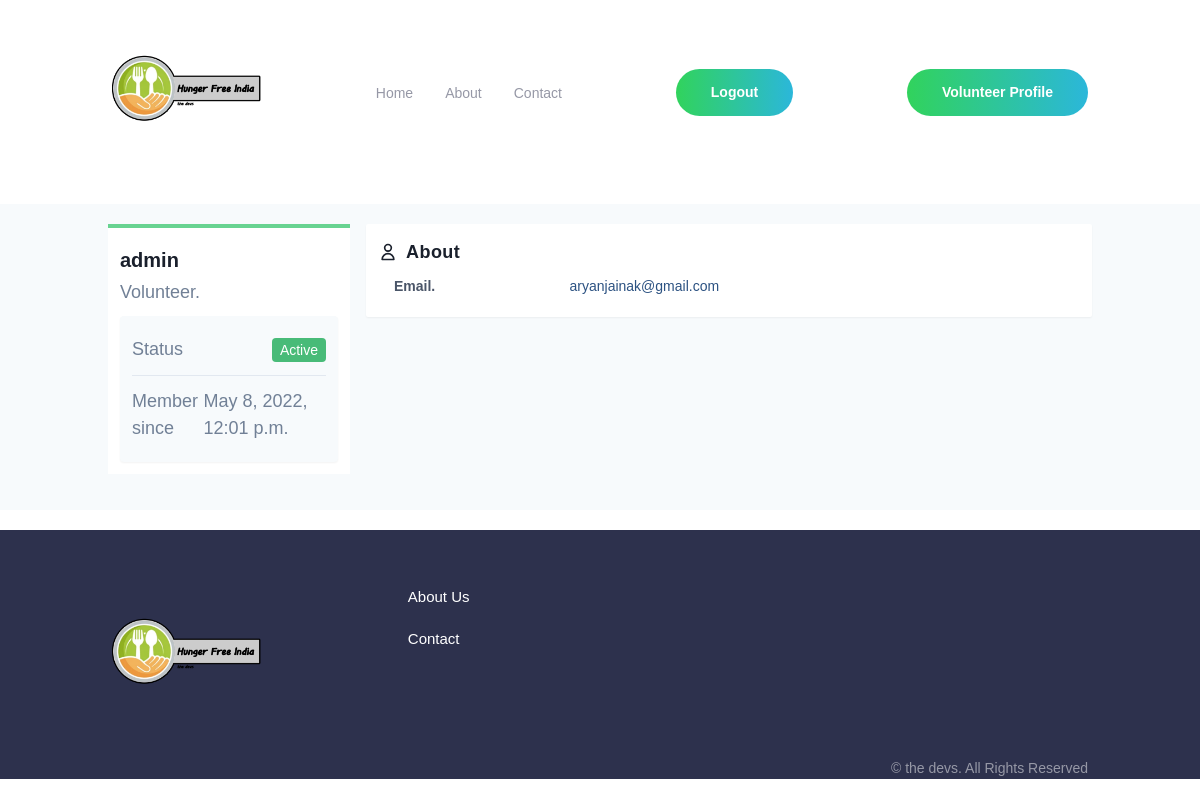
/accounts/profile/1 (signed in), run on the app's committed database.
### users/models.py (models this page shows, shortened)
class Profile (models.Model):
    user=models.OneToOneField(User,on_delete=models.CASCADE)
    about=models.CharField(max_length=200,blank=True)
    image=models.ImageField(default='default.jpeg',upload_to='Profile_Pics',blank=True,null=True,validators=[validate_image_file_extension])

### users/views.py (the view)
# urls.py: path('profile/<int:user_id>', views.profile, name='profile'),
@login_required
def profile(request,user_id):
    profile=get_object_or_404(Profile,id=user_id)
    return render(request,'users/profile.html',{'profile':profile})

### users/templates/users/profile.html (shortened to what this page needs)
{% extends "base.html"  %}
{% block script %}
<link href="https://unpkg.com/tailwindcss@^1.0/dist/tailwind.min.css" rel="stylesheet">
{% endblock script %}
{% block body %}
<div class="bg-gray-100">
    <div class="container mx-auto my-5 p-5">
        <div class="md:flex no-wrap md:-mx-2 ">
            <div class="w-full md:w-3/12 md:mx-2">
                <div class="bg-white p-3 border-t-4 border-green-400">
                    <h1 class="text-gray-900 font-bold text-xl leading-8 my-1">{{profile.user}}</h1>
                    {% if profile.user.volunteer %}
                    <h3 class="text-gray-600 font-lg text-semibold leading-6">Volunteer.</h3>
                    {% else %}
                    <h3 class="text-gray-600 font-lg text-semibold leading-6">User</h3>
                    {% endif %}
                    <ul
                        class="bg-gray-100 text-gray-600 hover:text-gray-700 hover:shadow py-2 px-3 mt-3 divide-y rounded shadow-sm">
                        <li class="flex items-center py-3">
                            <span>Status</span>
                            {% if profile.user.volunteer %}
                            <span class="ml-auto"><span
                                    class="bg-green-500 py-1 px-2 rounded text-white text-sm">Active</span></span>
                            {% else %}
                            <span class="ml-auto"><span
                                class="bg-green-500 py-1 px-2 rounded text-white text-sm">InActive</span></span>
                            {% endif %}
                        </li>
                        <li class="flex items-center py-3">
                            <span>Member since</span>
                            <span class="ml-auto">{{profile.user.date_joined}}</span>
                        </li>
                    </ul>
                </div>
            </div>
            <div class="w-full md:w-9/12 mx-2 h-64">
                <div class="bg-white p-3 shadow-sm rounded-sm">
                    <div class="flex items-center space-x-2 font-semibold text-gray-900 leading-8">
                        <span clas="text-green-500">
                            <svg class="h-5" xmlns="http://www.w3.org/2000/svg" fill="none" viewBox="0 0 24 24"
                                stroke="currentColor">
                                <path stroke-linecap="round" stroke-linejoin="round" stroke-width="2"
                                    d="M16 7a4 4 0 11-8 0 4 4 0 018 0zM12 14a7 7 0 00-7 7h14a7 7 0 00-7-7z" />
                            </svg>
                        </span>
                        <span class="tracking-wide">About</span>
                    </div>
                    <div class="text-gray-700">
                        <div class="grid md:grid-cols-2 text-sm">
                            <div class="grid grid-cols-2">
                                <div class="px-4 py-2 font-semibold">Email.</div>
                                <div class="px-4 py-2">
                                    <a class="text-blue-800">{{profile.user.email}}</a>
                                </div>
                            </div>
                        </div>
                    </div>
                </div>
            </div>
        </div>
    </div>
</div>
{% endblock body %}

### static/style/style.css (style rules this page uses)
*, *::after, *::before { padding: 0; margin: 0; box-sizing: border-box; }
html { font-size: 100%; scroll-behavior: smooth; overflow-x: hidden; }
body { font-family: "Public Sans", sans-serif; font-weight: 400; color: #9698a6; font-size: 0.875rem; line-height: 1.5; overflow-x: hidden; }
@media (min-width: 64em) { body { font-size: 1.125rem; } }
a { text-decoration: none; }
h1, h2, h3 { color: #2d314d; font-weight: 500; }
.flex { display: flex; }
.container { padding-right: 1.5rem; padding-left: 1.5rem; }
@media (min-width: 64em) { .container { max-width: 69.375rem; margin: 0 auto; } }

### users/templates/users/profile.html (style rules this page uses)
:root { --main-color: #4a76a8; }

### data on the page
Profile: user "admin", user.date_joined "May 8, 2022, 12:01 p.m.", user.email "aryanjainak@gmail.com"
